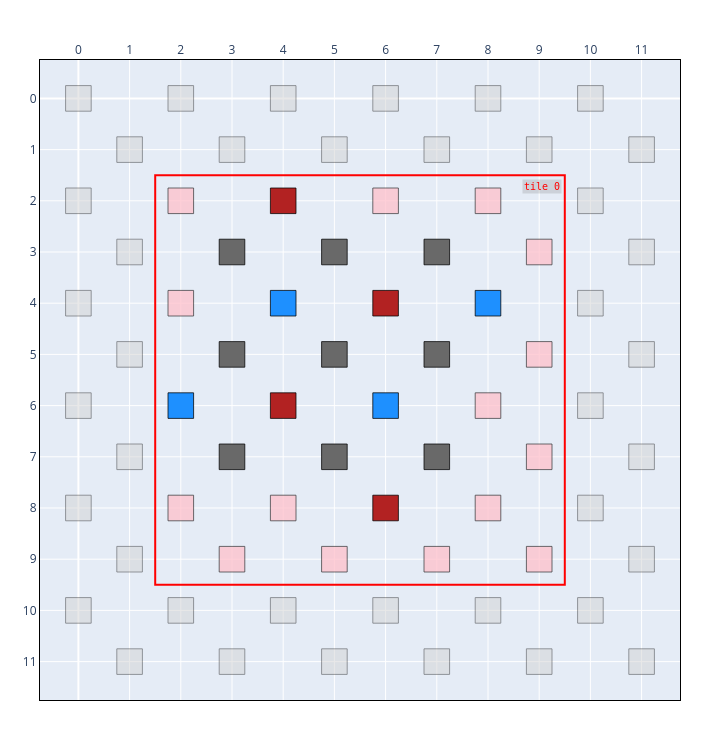

Notebook code for this chart:
### Markdown cell above
### Relocating tiles

A placed tile may be translated with `shift_to(origin)` or `shift_by(dx, dy)`. A shift
rewrites the `QUBIT_COORDS` within the circuit and transfers qubit statuses, keeping the
physical and logical layers consistent. Every shift must preserve the checkerboard
invariant (`dx % 2 == dy % 2`).

### Code cell
chip.tiles[0].shift_to((2, 2))
print("tile origin is now:", chip.tiles[0].origin)
chip.show(style=css_style)

### Figure 1 — Plotly figure (JSON) as saved in the notebook; plotly's stock layout.template omitted (floating-point values rounded to 4 significant figures)
{"data": [{"hoverinfo": "text", "hoverlabel": {"bgcolor": ["lightgray", "lightgray", "lightgray", "lightgray", "lightgray", "lightgray", "lightgray", "lightgray", "lightgray", "lightgray", "lightgray", "lightgray", "lightgray", "pink", "pink", "dodgerblue", "pink", "lightgray", "lightgray", "dimgrey", "dimgrey", "dimgrey", "pink", "lightgray", "lightgray", "firebrick", "dodgerblue", "firebrick", "pink", "lightgray", "lightgray", "dimgrey", "dimgrey", "dimgrey", "pink", "lightgray", "lightgray", "pink", "firebrick", "dodgerblue", "firebrick", "lightgray", "lightgray", "dimgrey", "dimgrey", "dimgrey", "pink", "lightgray", "lightgray", "pink", "dodgerblue", "pink", "pink", "lightgray", "lightgray", "pink", "pink", "pink", "pink", "lightgray", "lightgray", "lightgray", "lightgray", "lightgray", "lightgray", "lightgray", "lightgray", "lightgray", "lightgray", "lightgray", "lightgray", "lightgray"], "font": {"color": "black"}}, "hovertext": ["(0, 0)<br>type=UNASSIGNED<br>noise=0.0000", "(0, 2)<br>type=UNASSIGNED<br>noise=0.0000", "(0, 4)<br>type=UNASSIGNED<br>noise=0.0000", "(0, 6)<br>type=UNASSIGNED<br>noise=0.0000", "(0, 8)<br>type=UNASSIGNED<br>noise=0.0000", "(0, 10)<br>type=UNASSIGNED<br>noise=0.0000", "(1, 1)<br>type=UNASSIGNED<br>noise=0.0000", "(1, 3)<br>type=UNASSIGNED<br>noise=0.0000", "(1, 5)<br>type=UNASSIGNED<br>noise=0.0000", "(1, 7)<br>type=UNASSIGNED<br>noise=0.0000", "(1, 9)<br>type=UNASSIGNED<br>noise=0.0000", "(1, 11)<br>type=UNASSIGNED<br>noise=0.0000", "(2, 0)<br>type=UNASSIGNED<br>noise=0.0000", "(2, 2)<br>type=BUFFER<br>noise=0.0000", "(2, 4)<br>type=BUFFER<br>noise=0.0000", "(2, 6)<br>type=Z_CHECK<br>noise=0.0000", "(2, 8)<br>type=BUFFER<br>noise=0.0000", "(2, 10)<br>type=UNASSIGNED<br>noise=0.0000", "(3, 1)<br>type=UNASSIGNED<br>noise=0.0000", "(3, 3)<br>type=DATA<br>noise=0.0000", "(3, 5)<br>type=DATA<br>noise=0.0000", "(3, 7)<br>type=DATA<br>noise=0.0000", "(3, 9)<br>type=BUFFER<br>noise=0.0000", "(3, 11)<br>type=UNASSIGNED<br>noise=0.0000", "(4, 0)<br>type=UNASSIGNED<br>noise=0.0000", "(4, 2)<br>type=X_CHECK<br>noise=0.0000", "(4, 4)<br>type=Z_CHECK<br>noise=0.0000", "(4, 6)<br>type=X_CHECK<br>noise=0.0000", "(4, 8)<br>type=BUFFER<br>noise=0.0000", "(4, 10)<br>type=UNASSIGNED<br>noise=0.0000", "(5, 1)<br>type=UNASSIGNED<br>noise=0.0000", "(5, 3)<br>type=DATA<br>noise=0.0000", "(5, 5)<br>type=DATA<br>noise=0.0000", "(5, 7)<br>type=DATA<br>noise=0.0000", "(5, 9)<br>type=BUFFER<br>noise=0.0000", "(5, 11)<br>type=UNASSIGNED<br>noise=0.0000", "(6, 0)<br>type=UNASSIGNED<br>noise=0.0000", "(6, 2)<br>type=BUFFER<br>noise=0.0000", "(6, 4)<br>type=X_CHECK<br>noise=0.0000", "(6, 6)<br>type=Z_CHECK<br>noise=0.0000", "(6, 8)<br>type=X_CHECK<br>noise=0.0000", "(6, 10)<br>type=UNASSIGNED<br>noise=0.0000", "(7, 1)<br>type=UNASSIGNED<br>noise=0.0000", "(7, 3)<br>type=DATA<br>noise=0.0000", "(7, 5)<br>type=DATA<br>noise=0.0000", "(7, 7)<br>type=DATA<br>noise=0.0000", "(7, 9)<br>type=BUFFER<br>noise=0.0000", "(7, 11)<br>type=UNASSIGNED<br>noise=0.0000", "(8, 0)<br>type=UNASSIGNED<br>noise=0.0000", "(8, 2)<br>type=BUFFER<br>noise=0.0000", "(8, 4)<br>type=Z_CHECK<br>noise=0.0000", "(8, 6)<br>type=BUFFER<br>noise=0.0000", "(8, 8)<br>type=BUFFER<br>noise=0.0000", "(8, 10)<br>type=UNASSIGNED<br>noise=0.0000", "(9, 1)<br>type=UNASSIGNED<br>noise=0.0000", "(9, 3)<br>type=BUFFER<br>noise=0.0000", "(9, 5)<br>type=BUFFER<br>noise=0.0000", "(9, 7)<br>type=BUFFER<br>noise=0.0000", "(9, 9)<br>type=BUFFER<br>noise=0.0000", "(9, 11)<br>type=UNASSIGNED<br>noise=0.0000", "(10, 0)<br>type=UNASSIGNED<br>noise=0.0000", "(10, 2)<br>type=UNASSIGNED<br>noise=0.0000", "(10, 4)<br>type=UNASSIGNED<br>noise=0.0000", "(10, 6)<br>type=UNASSIGNED<br>noise=0.0000", "(10, 8)<br>type=UNASSIGNED<br>noise=0.0000", "(10, 10)<br>type=UNASSIGNED<br>noise=0.0000", "(11, 1)<br>type=UNASSIGNED<br>noise=0.0000", "(11, 3)<br>type=UNASSIGNED<br>noise=0.0000", "(11, 5)<br>type=UNASSIGNED<br>noise=0.0000", "(11, 7)<br>type=UNASSIGNED<br>noise=0.0000", "(11, 9)<br>type=UNASSIGNED<br>noise=0.0000", "(11, 11)<br>type=UNASSIGNED<br>noise=0.0000"], "marker": {"opacity": 0, "size": 20}, "mode": "markers", "name": "qubits", "type": "scattergl", "x": [0, 0, 0, 0, 0, 0, 1, 1, 1, 1, 1, 1, 2, 2, 2, 2, 2, 2, 3, 3, 3, 3, 3, 3, 4, 4, 4, 4, 4, 4, 5, 5, 5, 5, 5, 5, 6, 6, 6, 6, 6, 6, 7, 7, 7, 7, 7, 7, 8, 8, 8, 8, 8, 8, 9, 9, 9, 9, 9, 9, 10, 10, 10, 10, 10, 10, 11, 11, 11, 11, 11, 11], "y": [0, 2, 4, 6, 8, 10, 1, 3, 5, 7, 9, 11, 0, 2, 4, 6, 8, 10, 1, 3, 5, 7, 9, 11, 0, 2, 4, 6, 8, 10, 1, 3, 5, 7, 9, 11, 0, 2, 4, 6, 8, 10, 1, 3, 5, 7, 9, 11, 0, 2, 4, 6, 8, 10, 1, 3, 5, 7, 9, 11, 0, 2, 4, 6, 8, 10, 1, 3, 5, 7, 9, 11]}], "layout": {"annotations": [{"bgcolor": "rgba(128,128,128,0.25)", "font": {"color": "red", "family": "Andale Mono, monospace", "size": 10}, "showarrow": false, "text": "tile 0", "x": 9.45, "xanchor": "right", "y": 1.57, "yanchor": "top"}], "height": 740, "margin": {"b": 40, "l": 40, "r": 40, "t": 60}, "shapes": [{"fillcolor": "lightgray", "layer": "above", "line": {"color": "black", "width": 0.75}, "opacity": 0.5, "type": "rect", "x0": -0.25, "x1": 0.25, "y0": -0.25, "y1": 0.25}, {"fillcolor": "lightgray", "layer": "above", "line": {"color": "black", "width": 0.75}, "opacity": 0.5, "type": "rect", "x0": -0.25, "x1": 0.25, "y0": 1.75, "y1": 2.25}, {"fillcolor": "lightgray", "layer": "above", "line": {"color": "black", "width": 0.75}, "opacity": 0.5, "type": "rect", "x0": -0.25, "x1": 0.25, "y0": 3.75, "y1": 4.25}, {"fillcolor": "lightgray", "layer": "above", "line": {"color": "black", "width": 0.75}, "opacity": 0.5, "type": "rect", "x0": -0.25, "x1": 0.25, "y0": 5.75, "y1": 6.25}, {"fillcolor": "lightgray", "layer": "above", "line": {"color": "black", "width": 0.75}, "opacity": 0.5, "type": "rect", "x0": -0.25, "x1": 0.25, "y0": 7.75, "y1": 8.25}, {"fillcolor": "lightgray", "layer": "above", "line": {"color": "black", "width": 0.75}, "opacity": 0.5, "type": "rect", "x0": -0.25, "x1": 0.25, "y0": 9.75, "y1": 10.25}, {"fillcolor": "lightgray", "layer": "above", "line": {"color": "black", "width": 0.75}, "opacity": 0.5, "type": "rect", "x0": 0.75, "x1": 1.25, "y0": 0.75, "y1": 1.25}, {"fillcolor": "lightgray", "layer": "above", "line": {"color": "black", "width": 0.75}, "opacity": 0.5, "type": "rect", "x0": 0.75, "x1": 1.25, "y0": 2.75, "y1": 3.25}, {"fillcolor": "lightgray", "layer": "above", "line": {"color": "black", "width": 0.75}, "opacity": 0.5, "type": "rect", "x0": 0.75, "x1": 1.25, "y0": 4.75, "y1": 5.25}, {"fillcolor": "lightgray", "layer": "above", "line": {"color": "black", "width": 0.75}, "opacity": 0.5, "type": "rect", "x0": 0.75, "x1": 1.25, "y0": 6.75, "y1": 7.25}, {"fillcolor": "lightgray", "layer": "above", "line": {"color": "black", "width": 0.75}, "opacity": 0.5, "type": "rect", "x0": 0.75, "x1": 1.25, "y0": 8.75, "y1": 9.25}, {"fillcolor": "lightgray", "layer": "above", "line": {"color": "black", "width": 0.75}, "opacity": 0.5, "type": "rect", "x0": 0.75, "x1": 1.25, "y0": 10.75, "y1": 11.25}, {"fillcolor": "lightgray", "layer": "above", "line": {"color": "black", "width": 0.75}, "opacity": 0.5, "type": "rect", "x0": 1.75, "x1": 2.25, "y0": -0.25, "y1": 0.25}, {"fillcolor": "pink", "layer": "above", "line": {"color": "black", "width": 0.75}, "opacity": 0.75, "type": "rect", "x0": 1.75, "x1": 2.25, "y0": 1.75, "y1": 2.25}, {"fillcolor": "pink", "layer": "above", "line": {"color": "black", "width": 0.75}, "opacity": 0.75, "type": "rect", "x0": 1.75, "x1": 2.25, "y0": 3.75, "y1": 4.25}, {"fillcolor": "dodgerblue", "layer": "above", "line": {"color": "black", "width": 0.75}, "opacity": 1, "type": "rect", "x0": 1.75, "x1": 2.25, "y0": 5.75, "y1": 6.25}, {"fillcolor": "pink", "layer": "above", "line": {"color": "black", "width": 0.75}, "opacity": 0.75, "type": "rect", "x0": 1.75, "x1": 2.25, "y0": 7.75, "y1": 8.25}, {"fillcolor": "lightgray", "layer": "above", "line": {"color": "black", "width": 0.75}, "opacity": 0.5, "type": "rect", "x0": 1.75, "x1": 2.25, "y0": 9.75, "y1": 10.25}, {"fillcolor": "lightgray", "layer": "above", "line": {"color": "black", "width": 0.75}, "opacity": 0.5, "type": "rect", "x0": 2.75, "x1": 3.25, "y0": 0.75, "y1": 1.25}, {"fillcolor": "dimgrey", "layer": "above", "line": {"color": "black", "width": 0.75}, "opacity": 1, "type": "rect", "x0": 2.75, "x1": 3.25, "y0": 2.75, "y1": 3.25}, {"fillcolor": "dimgrey", "layer": "above", "line": {"color": "black", "width": 0.75}, "opacity": 1, "type": "rect", "x0": 2.75, "x1": 3.25, "y0": 4.75, "y1": 5.25}, {"fillcolor": "dimgrey", "layer": "above", "line": {"color": "black", "width": 0.75}, "opacity": 1, "type": "rect", "x0": 2.75, "x1": 3.25, "y0": 6.75, "y1": 7.25}, {"fillcolor": "pink", "layer": "above", "line": {"color": "black", "width": 0.75}, "opacity": 0.75, "type": "rect", "x0": 2.75, "x1": 3.25, "y0": 8.75, "y1": 9.25}, {"fillcolor": "lightgray", "layer": "above", "line": {"color": "black", "width": 0.75}, "opacity": 0.5, "type": "rect", "x0": 2.75, "x1": 3.25, "y0": 10.75, "y1": 11.25}, {"fillcolor": "lightgray", "layer": "above", "line": {"color": "black", "width": 0.75}, "opacity": 0.5, "type": "rect", "x0": 3.75, "x1": 4.25, "y0": -0.25, "y1": 0.25}, {"fillcolor": "firebrick", "layer": "above", "line": {"color": "black", "width": 0.75}, "opacity": 1, "type": "rect", "x0": 3.75, "x1": 4.25, "y0": 1.75, "y1": 2.25}, {"fillcolor": "dodgerblue", "layer": "above", "line": {"color": "black", "width": 0.75}, "opacity": 1, "type": "rect", "x0": 3.75, "x1": 4.25, "y0": 3.75, "y1": 4.25}, {"fillcolor": "firebrick", "layer": "above", "line": {"color": "black", "width": 0.75}, "opacity": 1, "type": "rect", "x0": 3.75, "x1": 4.25, "y0": 5.75, "y1": 6.25}, {"fillcolor": "pink", "layer": "above", "line": {"color": "black", "width": 0.75}, "opacity": 0.75, "type": "rect", "x0": 3.75, "x1": 4.25, "y0": 7.75, "y1": 8.25}, {"fillcolor": "lightgray", "layer": "above", "line": {"color": "black", "width": 0.75}, "opacity": 0.5, "type": "rect", "x0": 3.75, "x1": 4.25, "y0": 9.75, "y1": 10.25}, {"fillcolor": "lightgray", "layer": "above", "line": {"color": "black", "width": 0.75}, "opacity": 0.5, "type": "rect", "x0": 4.75, "x1": 5.25, "y0": 0.75, "y1": 1.25}, {"fillcolor": "dimgrey", "layer": "above", "line": {"color": "black", "width": 0.75}, "opacity": 1, "type": "rect", "x0": 4.75, "x1": 5.25, "y0": 2.75, "y1": 3.25}, {"fillcolor": "dimgrey", "layer": "above", "line": {"color": "black", "width": 0.75}, "opacity": 1, "type": "rect", "x0": 4.75, "x1": 5.25, "y0": 4.75, "y1": 5.25}, {"fillcolor": "dimgrey", "layer": "above", "line": {"color": "black", "width": 0.75}, "opacity": 1, "type": "rect", "x0": 4.75, "x1": 5.25, "y0": 6.75, "y1": 7.25}, {"fillcolor": "pink", "layer": "above", "line": {"color": "black", "width": 0.75}, "opacity": 0.75, "type": "rect", "x0": 4.75, "x1": 5.25, "y0": 8.75, "y1": 9.25}, {"fillcolor": "lightgray", "layer": "above", "line": {"color": "black", "width": 0.75}, "opacity": 0.5, "type": "rect", "x0": 4.75, "x1": 5.25, "y0": 10.75, "y1": 11.25}, {"fillcolor": "lightgray", "layer": "above", "line": {"color": "black", "width": 0.75}, "opacity": 0.5, "type": "rect", "x0": 5.75, "x1": 6.25, "y0": -0.25, "y1": 0.25}, {"fillcolor": "pink", "layer": "above", "line": {"color": "black", "width": 0.75}, "opacity": 0.75, "type": "rect", "x0": 5.75, "x1": 6.25, "y0": 1.75, "y1": 2.25}, {"fillcolor": "firebrick", "layer": "above", "line": {"color": "black", "width": 0.75}, "opacity": 1, "type": "rect", "x0": 5.75, "x1": 6.25, "y0": 3.75, "y1": 4.25}, {"fillcolor": "dodgerblue", "layer": "above", "line": {"color": "black", "width": 0.75}, "opacity": 1, "type": "rect", "x0": 5.75, "x1": 6.25, "y0": 5.75, "y1": 6.25}, {"fillcolor": "firebrick", "layer": "above", "line": {"color": "black", "width": 0.75}, "opacity": 1, "type": "rect", "x0": 5.75, "x1": 6.25, "y0": 7.75, "y1": 8.25}, {"fillcolor": "lightgray", "layer": "above", "line": {"color": "black", "width": 0.75}, "opacity": 0.5, "type": "rect", "x0": 5.75, "x1": 6.25, "y0": 9.75, "y1": 10.25}, {"fillcolor": "lightgray", "layer": "above", "line": {"color": "black", "width": 0.75}, "opacity": 0.5, "type": "rect", "x0": 6.75, "x1": 7.25, "y0": 0.75, "y1": 1.25}, {"fillcolor": "dimgrey", "layer": "above", "line": {"color": "black", "width": 0.75}, "opacity": 1, "type": "rect", "x0": 6.75, "x1": 7.25, "y0": 2.75, "y1": 3.25}, {"fillcolor": "dimgrey", "layer": "above", "line": {"color": "black", "width": 0.75}, "opacity": 1, "type": "rect", "x0": 6.75, "x1": 7.25, "y0": 4.75, "y1": 5.25}, {"fillcolor": "dimgrey", "layer": "above", "line": {"color": "black", "width": 0.75}, "opacity": 1, "type": "rect", "x0": 6.75, "x1": 7.25, "y0": 6.75, "y1": 7.25}, {"fillcolor": "pink", "layer": "above", "line": {"color": "black", "width": 0.75}, "opacity": 0.75, "type": "rect", "x0": 6.75, "x1": 7.25, "y0": 8.75, "y1": 9.25}, {"fillcolor": "lightgray", "layer": "above", "line": {"color": "black", "width": 0.75}, "opacity": 0.5, "type": "rect", "x0": 6.75, "x1": 7.25, "y0": 10.75, "y1": 11.25}, {"fillcolor": "lightgray", "layer": "above", "line": {"color": "black", "width": 0.75}, "opacity": 0.5, "type": "rect", "x0": 7.75, "x1": 8.25, "y0": -0.25, "y1": 0.25}, {"fillcolor": "pink", "layer": "above", "line": {"color": "black", "width": 0.75}, "opacity": 0.75, "type": "rect", "x0": 7.75, "x1": 8.25, "y0": 1.75, "y1": 2.25}, {"fillcolor": "dodgerblue", "layer": "above", "line": {"color": "black", "width": 0.75}, "opacity": 1, "type": "rect", "x0": 7.75, "x1": 8.25, "y0": 3.75, "y1": 4.25}, {"fillcolor": "pink", "layer": "above", "line": {"color": "black", "width": 0.75}, "opacity": 0.75, "type": "rect", "x0": 7.75, "x1": 8.25, "y0": 5.75, "y1": 6.25}, {"fillcolor": "pink", "layer": "above", "line": {"color": "black", "width": 0.75}, "opacity": 0.75, "type": "rect", "x0": 7.75, "x1": 8.25, "y0": 7.75, "y1": 8.25}, {"fillcolor": "lightgray", "layer": "above", "line": {"color": "black", "width": 0.75}, "opacity": 0.5, "type": "rect", "x0": 7.75, "x1": 8.25, "y0": 9.75, "y1": 10.25}, {"fillcolor": "lightgray", "layer": "above", "line": {"color": "black", "width": 0.75}, "opacity": 0.5, "type": "rect", "x0": 8.75, "x1": 9.25, "y0": 0.75, "y1": 1.25}, {"fillcolor": "pink", "layer": "above", "line": {"color": "black", "width": 0.75}, "opacity": 0.75, "type": "rect", "x0": 8.75, "x1": 9.25, "y0": 2.75, "y1": 3.25}, {"fillcolor": "pink", "layer": "above", "line": {"color": "black", "width": 0.75}, "opacity": 0.75, "type": "rect", "x0": 8.75, "x1": 9.25, "y0": 4.75, "y1": 5.25}, {"fillcolor": "pink", "layer": "above", "line": {"color": "black", "width": 0.75}, "opacity": 0.75, "type": "rect", "x0": 8.75, "x1": 9.25, "y0": 6.75, "y1": 7.25}, {"fillcolor": "pink", "layer": "above", "line": {"color": "black", "width": 0.75}, "opacity": 0.75, "type": "rect", "x0": 8.75, "x1": 9.25, "y0": 8.75, "y1": 9.25}, {"fillcolor": "lightgray", "layer": "above", "line": {"color": "black", "width": 0.75}, "opacity": 0.5, "type": "rect", "x0": 8.75, "x1": 9.25, "y0": 10.75, "y1": 11.25}, {"fillcolor": "lightgray", "layer": "above", "line": {"color": "black", "width": 0.75}, "opacity": 0.5, "type": "rect", "x0": 9.75, "x1": 10.25, "y0": -0.25, "y1": 0.25}, {"fillcolor": "lightgray", "layer": "above", "line": {"color": "black", "width": 0.75}, "opacity": 0.5, "type": "rect", "x0": 9.75, "x1": 10.25, "y0": 1.75, "y1": 2.25}, {"fillcolor": "lightgray", "layer": "above", "line": {"color": "black", "width": 0.75}, "opacity": 0.5, "type": "rect", "x0": 9.75, "x1": 10.25, "y0": 3.75, "y1": 4.25}, {"fillcolor": "lightgray", "layer": "above", "line": {"color": "black", "width": 0.75}, "opacity": 0.5, "type": "rect", "x0": 9.75, "x1": 10.25, "y0": 5.75, "y1": 6.25}, {"fillcolor": "lightgray", "layer": "above", "line": {"color": "black", "width": 0.75}, "opacity": 0.5, "type": "rect", "x0": 9.75, "x1": 10.25, "y0": 7.75, "y1": 8.25}, {"fillcolor": "lightgray", "layer": "above", "line": {"color": "black", "width": 0.75}, "opacity": 0.5, "type": "rect", "x0": 9.75, "x1": 10.25, "y0": 9.75, "y1": 10.25}, {"fillcolor": "lightgray", "layer": "above", "line": {"color": "black", "width": 0.75}, "opacity": 0.5, "type": "rect", "x0": 10.75, "x1": 11.25, "y0": 0.75, "y1": 1.25}, {"fillcolor": "lightgray", "layer": "above", "line": {"color": "black", "width": 0.75}, "opacity": 0.5, "type": "rect", "x0": 10.75, "x1": 11.25, "y0": 2.75, "y1": 3.25}, {"fillcolor": "lightgray", "layer": "above", "line": {"color": "black", "width": 0.75}, "opacity": 0.5, "type": "rect", "x0": 10.75, "x1": 11.25, "y0": 4.75, "y1": 5.25}, {"fillcolor": "lightgray", "layer": "above", "line": {"color": "black", "width": 0.75}, "opacity": 0.5, "type": "rect", "x0": 10.75, "x1": 11.25, "y0": 6.75, "y1": 7.25}, {"fillcolor": "lightgray", "layer": "above", "line": {"color": "black", "width": 0.75}, "opacity": 0.5, "type": "rect", "x0": 10.75, "x1": 11.25, "y0": 8.75, "y1": 9.25}, {"fillcolor": "lightgray", "layer": "above", "line": {"color": "black", "width": 0.75}, "opacity": 0.5, "type": "rect", "x0": 10.75, "x1": 11.25, "y0": 10.75, "y1": 11.25}, {"fillcolor": "rgba(0,0,0,0)", "layer": "above", "line": {"color": "red", "width": 2}, "opacity": 1, "type": "rect", "x0": 1.5, "x1": 9.5, "y0": 1.5, "y1": 9.5}], "showlegend": false, "width": 720, "xaxis": {"domain": [0, 1], "dtick": 1, "linecolor": "black", "linewidth": 1, "mirror": true, "range": [-0.75, 11.75], "showgrid": true, "showline": true, "side": "top", "zeroline": true}, "yaxis": {"dtick": 1, "linecolor": "black", "linewidth": 1, "mirror": true, "range": [11.75, -0.75], "scaleanchor": "x", "scaleratio": 1, "showgrid": true, "showline": true, "zeroline": true}}}
